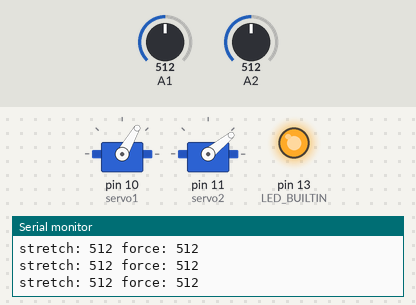
A sketch run on a simulated Arduino Uno, built with avr-gcc and run on an emulated ATmega328P. Shown: 2 × servo, output pins drawn as LEDs (lit = HIGH), the last lines printed to the serial monitor. The inputs (shaded band) are chosen by the test bench; at power-on: A2 = 512, A1 = 512.

Above: at 1.2 s.
1.3 s: A2 set to 841
4.3 s: A2 set to 868
At 5.6 s:
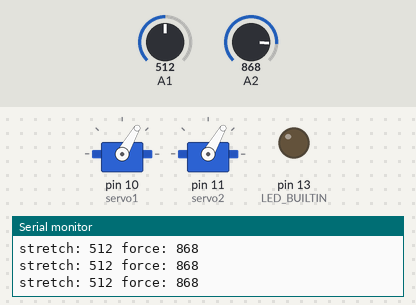
5.9 s: A1 set to 371
8.9 s: A1 set to 345
At 9.12 s:
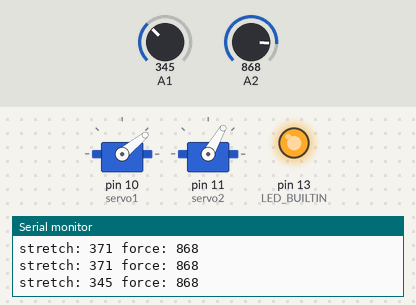
11.9 s: A2 set to 840
At 12.24 s:
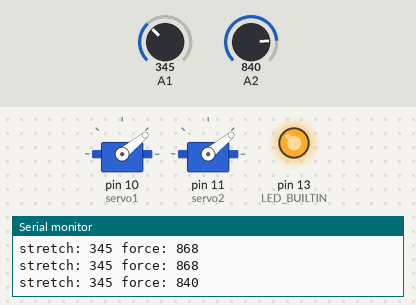
14.9 s: A2 set to 860
At 15.04 s:
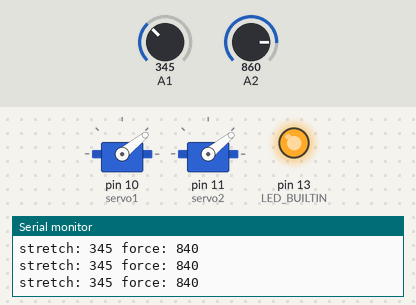
Timing chart, 0 to 17.9 s (numbered marks = the images above; inputs shaded):
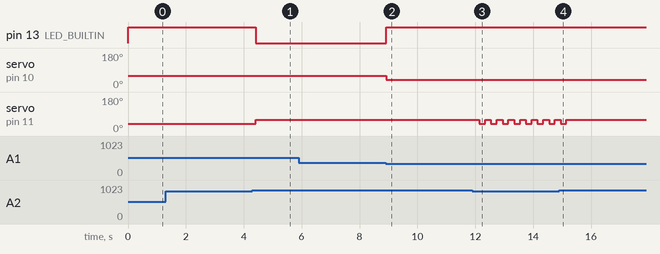

Measured:
- the behaviour switches between 849 and 850 on A2 (found by bisection; images 0 and 1)
- the behaviour switches between 360 and 359 on A1 (found by bisection; images 1 and 2)
- after the input at 4.3 s, pin 13 (LED_BUILTIN): HIGH → LOW after 0.12 s; servo on pin 11 (servo2): 39° → 60° after 0.12 s
- after the input at 8.9 s, pin 13 (LED_BUILTIN): LOW → HIGH at once; servo on pin 10 (servo1): 60° → 39° at once
- after the input at 11.9 s, servo on pin 11 (servo2): alternates 60° for 0.20 s and 39° for 0.20 s, starting after 0.24 s
- after the input at 14.9 s, servo on pin 11 (servo2): goes on until 15.1 s, then stays 60°

The sketch:

DINO_CODE_FINAL2.ino
```cpp
#include <Servo.h>
#define unpress_angle 60
#define press_angle 39


int stretchThreshold =360;
int forceThreshold = 850;
Servo servo1;
Servo servo2;
bool trig=true;

void setup() {
  // put your setup code here, to run once:
  servo1.attach(10);
  servo2.attach(11);
  servo1.write(unpress_angle);
  servo2.write(unpress_angle);
  pinMode(A1, INPUT);
  pinMode(A2, INPUT);
  pinMode(LED_BUILTIN, OUTPUT);
  Serial.begin(9600);
}

void loop() {
  // put your main code here, to run repeatedly:
  int stretchValue = analogRead(A1);
  int forceValue = analogRead(A2);
  servo1.write(unpress_angle);
  servo2.write(unpress_angle);

  Serial.print("stretch: ");
  Serial.print(stretchValue);
  Serial.print(" force: ");
  Serial.println(forceValue);

  if(stretchValue < stretchThreshold){
    digitalWrite(LED_BUILTIN, HIGH);
    servo1.write(press_angle);
    delay(200);
    digitalWrite(LED_BUILTIN, LOW);
  }

  if(forceValue < forceThreshold){
    digitalWrite(LED_BUILTIN, HIGH);
    servo2.write(press_angle);
    delay(200);
    digitalWrite(LED_BUILTIN, LOW);
  }

}
```
